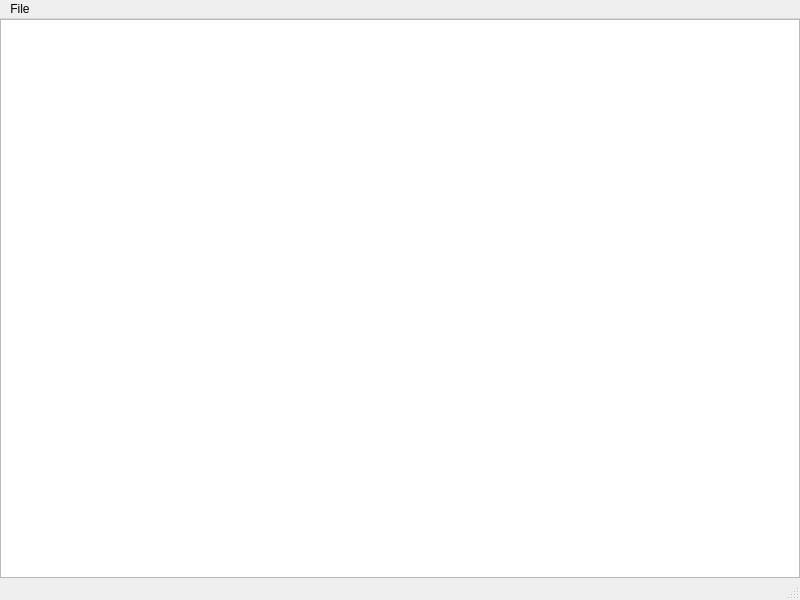
<?xml version="1.0" encoding="UTF-8"?>
<ui version="4.0">
 <class>main_window</class>
 <widget class="QMainWindow" name="main_window">
  <property name="geometry">
   <rect>
    <x>0</x>
    <y>0</y>
    <width>800</width>
    <height>600</height>
   </rect>
  </property>
  <property name="windowTitle">
   <string>K-3D</string>
  </property>
  <widget class="QWidget" name="centralwidget">
   <layout class="QVBoxLayout" name="verticalLayout">
    <property name="spacing">
     <number>0</number>
    </property>
    <property name="margin">
     <number>0</number>
    </property>
    <item>
     <widget class="module::qtui::viewport" name="viewport"/>
    </item>
   </layout>
  </widget>
  <widget class="QMenuBar" name="menubar">
   <property name="geometry">
    <rect>
     <x>0</x>
     <y>0</y>
     <width>800</width>
     <height>22</height>
    </rect>
   </property>
   <widget class="QMenu" name="menuFile">
    <property name="title">
     <string>File</string>
    </property>
    <addaction name="actionNew"/>
    <addaction name="actionOpen"/>
    <addaction name="actionQuit"/>
    <addaction name="actionClose"/>
   </widget>
   <addaction name="menuFile"/>
  </widget>
  <widget class="QStatusBar" name="statusbar">
   <property name="enabled">
    <bool>false</bool>
   </property>
  </widget>
  <action name="actionOpen">
   <property name="text">
    <string>Open</string>
   </property>
   <property name="shortcut">
    <string>Ctrl+O</string>
   </property>
  </action>
  <action name="actionQuit">
   <property name="text">
    <string>Quit</string>
   </property>
   <property name="shortcut">
    <string>Ctrl+Q</string>
   </property>
  </action>
  <action name="actionNew">
   <property name="text">
    <string>New</string>
   </property>
   <property name="shortcut">
    <string>Ctrl+N</string>
   </property>
  </action>
  <action name="actionClose">
   <property name="text">
    <string>Close</string>
   </property>
   <property name="shortcut">
    <string>Ctrl+W</string>
   </property>
  </action>
 </widget>
 <customwidgets>
  <customwidget>
   <class>module::qtui::viewport</class>
   <extends>QGraphicsView</extends>
   <header>viewport.h</header>
  </customwidget>
 </customwidgets>
 <resources/>
 <connections>
  <connection>
   <sender>actionClose</sender>
   <signal>triggered()</signal>
   <receiver>main_window</receiver>
   <slot>close()</slot>
   <hints>
    <hint type="sourcelabel">
     <x>-1</x>
     <y>-1</y>
    </hint>
    <hint type="destinationlabel">
     <x>399</x>
     <y>299</y>
    </hint>
   </hints>
  </connection>
 </connections>
</ui>
